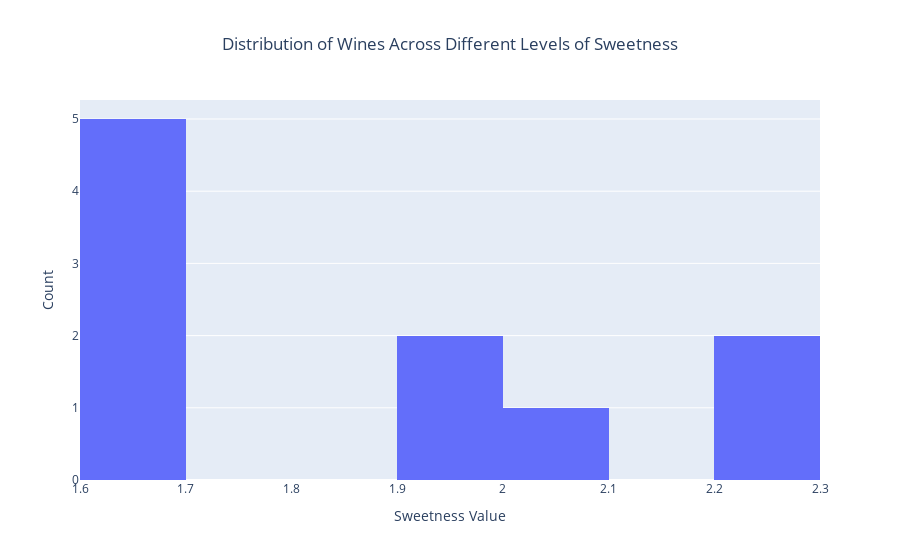

The notebook cell this image was saved under:
### Code cell
fig = px.histogram(
    df,
    x='avg_sweetness',
    nbins=10,  # Number of bins
    title='Distribution of Wines Across Different Levels of Sweetness',
    labels={'avg_sweetness': 'Sweetness Value'}
)

# Update layout for better appearance
fig.update_layout(
    xaxis_title='Sweetness Value',
    yaxis_title='Count',
    title_x=0.5  # Center the title
)

# Show the plot
fig.show()

### Figure 1 — Plotly figure (JSON) as saved in the notebook; plotly's stock layout.template omitted (floating-point values rounded to 4 significant figures)
{"data": [{"alignmentgroup": "True", "bingroup": "x", "hovertemplate": "Sweetness Value=%{x}<br>count=%{y}<extra></extra>", "legendgroup": "", "marker": {"color": "#636efa", "pattern": {"shape": ""}}, "name": "", "nbinsx": 10, "offsetgroup": "", "orientation": "v", "showlegend": false, "type": "histogram", "x": [1.92, 2.08, 1.65, 1.9, 1.67, 1.64, 1.65, 1.61, 2.21, 2.22], "xaxis": "x", "yaxis": "y"}], "layout": {"barmode": "relative", "legend": {"tracegroupgap": 0}, "title": {"text": "Distribution of Wines Across Different Levels of Sweetness", "x": 0.5}, "xaxis": {"anchor": "y", "domain": [0, 1], "title": {"text": "Sweetness Value"}}, "yaxis": {"anchor": "x", "domain": [0, 1], "title": {"text": "Count"}}}}
